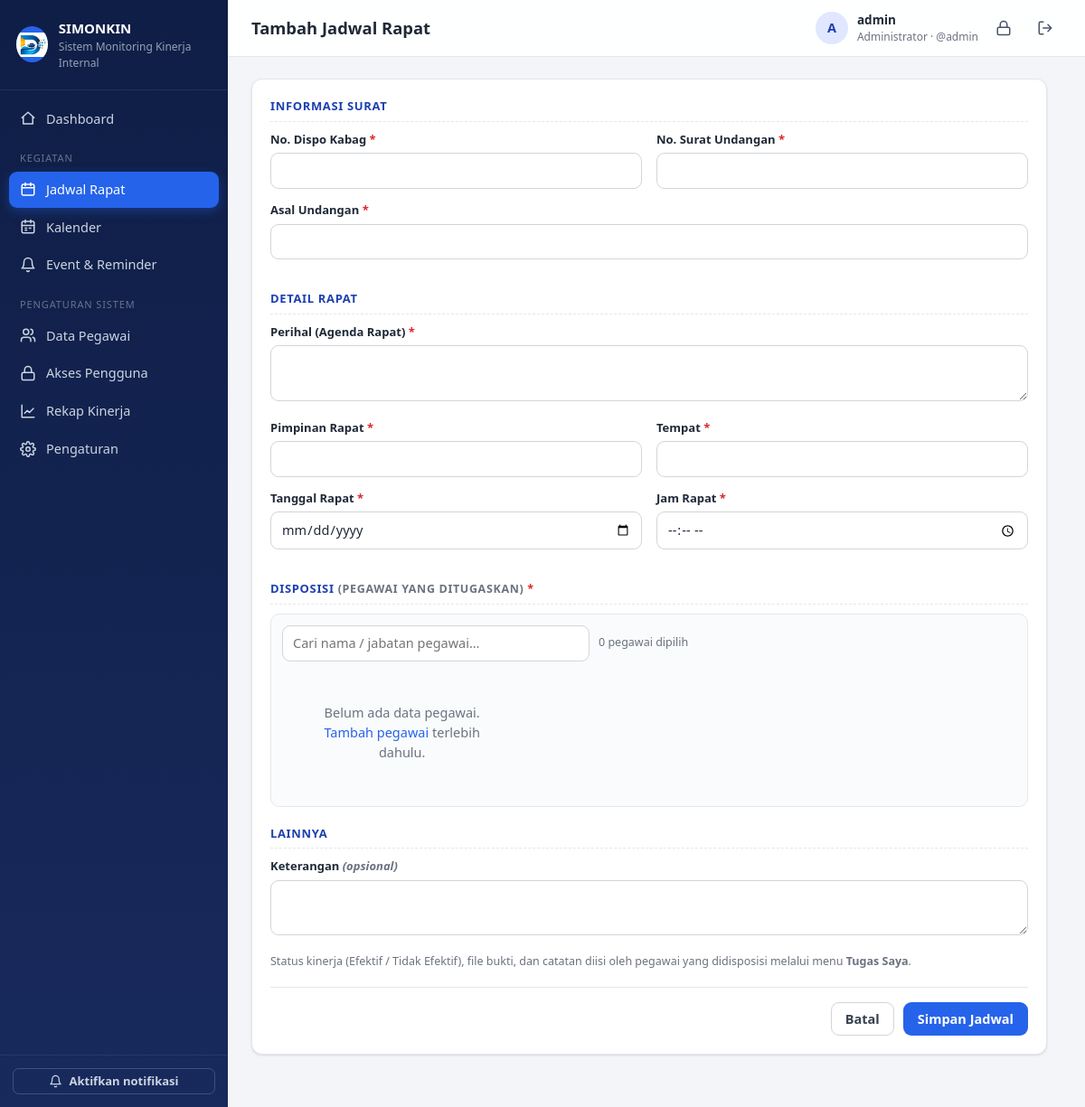
The page /rapat/baru (signed in) on the database its author committed.
### tables this page shows
CREATE TABLE settings (key TEXT PRIMARY KEY, value TEXT);

CREATE TABLE users (
    id INTEGER PRIMARY KEY AUTOINCREMENT,
    username TEXT UNIQUE NOT NULL,
    password_hash TEXT NOT NULL,
    role TEXT NOT NULL CHECK (role IN ('admin','user')),
    pegawai_id INTEGER REFERENCES pegawai(id) ON DELETE SET NULL,
    aktif INTEGER NOT NULL DEFAULT 1,
    last_login TEXT, created_at TEXT
);

### app.py (the view, shortened to what this page needs)
@app.route("/rapat/baru", methods=["GET", "POST"])
@admin_required
def rapat_baru():
    return render_template("rapat_form.html", r={}, selected=[], pegawai=pegawai_options(),
                           tanggal=request.args.get("tanggal", ""), jam="")

### app.py (called while the page is built)
def get_db():
    if "db" not in g:
        g.db = sqlite3.connect(DB_PATH)
        g.db.row_factory = sqlite3.Row
        g.db.execute("PRAGMA foreign_keys = ON")
    return g.db

def query(sql, args=(), one=False):
    cur = get_db().execute(sql, args)
    rows = cur.fetchall()
    cur.close()
    return (rows[0] if rows else None) if one else rows

def now_str():
    return datetime.now().strftime(FMT)

def csrf_token():
    if "_csrf" not in session:
        session["_csrf"] = secrets.token_hex(16)
    return session["_csrf"]

@app.before_request
def before():
    g.settings = {r["key"]: r["value"] for r in query("SELECT key, value FROM settings")}
    for k, v in DEFAULT_SETTINGS.items():
        g.settings.setdefault(k, v)
    g.user = None
    uid = session.get("uid")
    if uid:
        g.user = query(
            """SELECT u.*, p.nama AS pegawai_nama, p.jabatan AS pegawai_jabatan
               FROM users u LEFT JOIN pegawai p ON p.id = u.pegawai_id
               WHERE u.id = ? AND u.aktif = 1""", (uid,), one=True)
        if g.user is None:
            session.clear()
    if request.method == "POST":
        token = request.form.get("_csrf") or request.headers.get("X-CSRF-Token")
        if not token or token != session.get("_csrf"):
            abort(400, "Token keamanan tidak valid. Muat ulang halaman lalu coba lagi.")

def is_admin():
    return bool(g.user and g.user["role"] == "admin")

def admin_required(f):
    @wraps(f)
    def wrapper(*a, **kw):
        if not g.user:
            return redirect(url_for("login", next=request.full_path))
        if g.user["role"] != "admin":
            abort(403)
        return f(*a, **kw)
    return wrapper

def icon(name, size=18):
    return Markup(
        f'<svg class="ic" width="{size}" height="{size}" viewBox="0 0 24 24" fill="none" stroke="currentColor" '
        f'stroke-width="2" stroke-linecap="round" stroke-linejoin="round" aria-hidden="true">{ICONS.get(name, "")}</svg>')

def pegawai_options(include_ids=()):
    rows = query("SELECT * FROM pegawai WHERE aktif=1 ORDER BY nama")
    if include_ids:
        have = {r["id"] for r in rows}
        missing = [i for i in include_ids if i not in have]
        if missing:
            qs = ",".join("?" * len(missing))
            rows = list(rows) + list(query(f"SELECT * FROM pegawai WHERE id IN ({qs})", missing))
    return rows

### monitoring-kinerja/templates/rapat_form.html (shortened to what this page needs)
{% extends 'base.html' %}
{% block heading %}{{ 'Edit' if r.id else 'Tambah' }} Jadwal Rapat{% endblock %}
{% block content %}
<form method="post" class="card form-card">
  <div class="form-section">Informasi Surat</div>
  <div class="form-grid">
    <label class="field"><span>No. Dispo Kabag <b class="req">*</b></span><input name="no_dispo_kabag" value="{{ r.no_dispo_kabag or '' }}" required></label>
    <label class="field"><span>No. Surat Undangan <b class="req">*</b></span><input name="no_surat_undangan" value="{{ r.no_surat_undangan or '' }}" required></label>
    <label class="field span-2"><span>Asal Undangan <b class="req">*</b></span><input name="asal_undangan" value="{{ r.asal_undangan or '' }}" required></label>
  </div>
  <div class="form-section">Detail Rapat</div>
  <div class="form-grid">
    <label class="field span-2"><span>Perihal (Agenda Rapat) <b class="req">*</b></span><textarea name="perihal" rows="2" required>{{ r.perihal or '' }}</textarea></label>
    <label class="field"><span>Pimpinan Rapat <b class="req">*</b></span><input name="pimpinan_rapat" value="{{ r.pimpinan_rapat or '' }}" required></label>
    <label class="field"><span>Tempat <b class="req">*</b></span><input name="tempat" value="{{ r.tempat or '' }}" required></label>
    <label class="field"><span>Tanggal Rapat <b class="req">*</b></span><input type="date" name="tanggal" value="{{ tanggal or '' }}" required></label>
    <label class="field"><span>Jam Rapat <b class="req">*</b></span><input type="time" name="jam" value="{{ jam or '' }}" required></label>
  </div>
  <div class="form-section">Disposisi <span class="muted small">(pegawai yang ditugaskan) <b class="req">*</b></span></div>
  <div class="dispo-picker">
    <div class="dp-tools">
      <input type="search" id="dpSearch" placeholder="Cari nama / jabatan pegawai…">
      <span class="muted small" id="dpCount"></span>
    </div>
    <div class="dp-list" id="dpList">
      {% for p in pegawai %}
      <label class="dp-item" data-text="{{ (p.nama ~ ' ' ~ (p.jabatan or '') ~ ' ' ~ (p.unit or ''))|lower }}">
        <input type="checkbox" name="disposisi" value="{{ p.id }}" {{ 'checked' if p.id in selected }}>
        <div><div class="strong">{{ p.nama }}</div><div class="small muted">{{ p.jabatan or '-' }}{% if p.unit %} · {{ p.unit }}{% endif %}</div></div>
        {% if reported and p.id in reported %}<span class="badge b-blue" title="Sudah melapor">sudah lapor</span>{% endif %}
      </label>
      {% else %}
      <p class="empty">Belum ada data pegawai. <a href="{{ url_for('pegawai_baru') }}">Tambah pegawai</a> terlebih dahulu.</p>
      {% endfor %}
    </div>
  </div>
  <div class="form-section">Lainnya</div>
  <label class="field"><span>Keterangan <em class="muted">(opsional)</em></span><textarea name="keterangan" rows="2">{{ r.keterangan or '' }}</textarea></label>
  <p class="small muted">Status kinerja (Efektif / Tidak Efektif), file bukti, dan catatan diisi oleh pegawai yang didisposisi melalui menu <b>Tugas Saya</b>.</p>
  <div class="form-actions">
    <a href="{{ url_for('rapat_detail', rid=r.id) if r.id else url_for('rapat_list') }}" class="btn btn-light">Batal</a>
    <button class="btn btn-primary">Simpan Jadwal</button>
  </div>
</form>
{% endblock %}

### monitoring-kinerja/templates/base.html (shortened to what this page needs)
<!doctype html>
<html lang="id">
  <head>
    <link
      rel="stylesheet"
      href="{{ url_for('static', filename='style.css') }}"
    />
  </head>
  <body>
    {% set ep = request.endpoint or '' %}
    <div class="layout">
      <aside class="sidebar" id="sidebar">
        <div class="brand">
          <div class="logo">
            <img
              src="{{ url_for('static', filename='img/image.png') }}"
              alt="Logo"
              style="width: 100%; height: 100%; object-fit: contain"
            />
          </div>
          <div>
            <div class="brand-title">{{ settings.nama_aplikasi }}</div>
            <div class="brand-sub">{{ settings.nama_instansi }}</div>
          </div>
        </div>
        <nav class="nav">
          <a
            href="{{ url_for('dashboard') }}"
            class="{{ 'active' if ep=='dashboard' }}"
            >{{ icon('home') }} Dashboard</a
          >
          {% if is_admin %}
          <div class="nav-label">Kegiatan</div>
          <a
            href="{{ url_for('rapat_list') }}"
            class="{{ 'active' if ep.startswith('rapat') }}"
            >{{ icon('rapat') }} Jadwal Rapat</a
          >
          {% endif %}
          <a
            href="{{ url_for('kalender') }}"
            class="{{ 'active' if ep=='kalender' }}"
            >{{ icon('kalender') }} Kalender</a
          >
          <a
            href="{{ url_for('event_list') }}"
            class="{{ 'active' if ep.startswith('event') }}"
            >{{ icon('bell') }} {{ 'Event & Reminder' if is_admin else
            'Pengingat & Event' }}</a
          >
          {% if is_admin %}
          <div class="nav-label">Pengaturan Sistem</div>
          <a
            href="{{ url_for('pegawai_list') }}"
            class="{{ 'active' if ep.startswith('pegawai') }}"
            >{{ icon('pegawai') }} Data Pegawai</a
          >
          <a
            href="{{ url_for('pengguna_list') }}"
            class="{{ 'active' if ep.startswith('pengguna') }}"
            >{{ icon('kunci') }} Akses Pengguna</a
          >
          <a
            href="{{ url_for('rekap') }}"
            class="{{ 'active' if ep.startswith('rekap') }}"
            >{{ icon('chart') }} Rekap Kinerja</a
          >
          <a
            href="{{ url_for('pengaturan') }}"
            class="{{ 'active' if ep=='pengaturan' }}"
            >{{ icon('gear') }} Pengaturan</a
          >
          {% endif %}
        </nav>
        <div class="sidebar-foot">
          <button
            type="button"
            class="btn btn-sm btn-outline-light w100"
            id="btnNotif"
          >
            {{ icon('bell',15) }} Aktifkan notifikasi
          </button>
        </div>
      </aside>
      <main class="main">
        <header class="topbar">
          <h1 class="page-title">{% block heading %}{% endblock %}</h1>
          <div class="user-box">
            <div class="avatar">
              {{ (current_user.pegawai_nama or current_user.username)[:1]|upper
              }}
            </div>
            <div class="user-meta">
              <div class="user-name">
                {{ current_user.pegawai_nama or current_user.username }}
              </div>
              <div class="user-role">
                {{ 'Administrator' if is_admin else 'Pengguna' }} · @{{
                current_user.username }}
              </div>
            </div>
            <a
              class="icon-btn"
              href="{{ url_for('ganti_password') }}"
              title="Ganti password"
              >{{ icon('kunci') }}</a
            >
            <form method="post" action="{{ url_for('logout') }}" class="inline">
              <button class="icon-btn" title="Keluar">
                {{ icon('logout') }}
              </button>
            </form>
          </div>
        </header>
        <div class="content">
           {% block content %}{% endblock %}
        </div>
      </main>
    </div>
  </body>
</html>

### rows shown on the page
settings: nama_aplikasi "SIMONKIN"
settings: nama_instansi "Sistem Monitoring Kinerja Internal"
users: username "A", username "admin"

### other values the page prints
{{ 'Event & Reminder' if is_admin else
            'Pengingat & Event' }} "Event & Reminder"
{{ 'Edit' if r.id else 'Tambah' }} "Tambah"
{{ 'Administrator' if is_admin else 'Pengguna' }} "Administrator"
